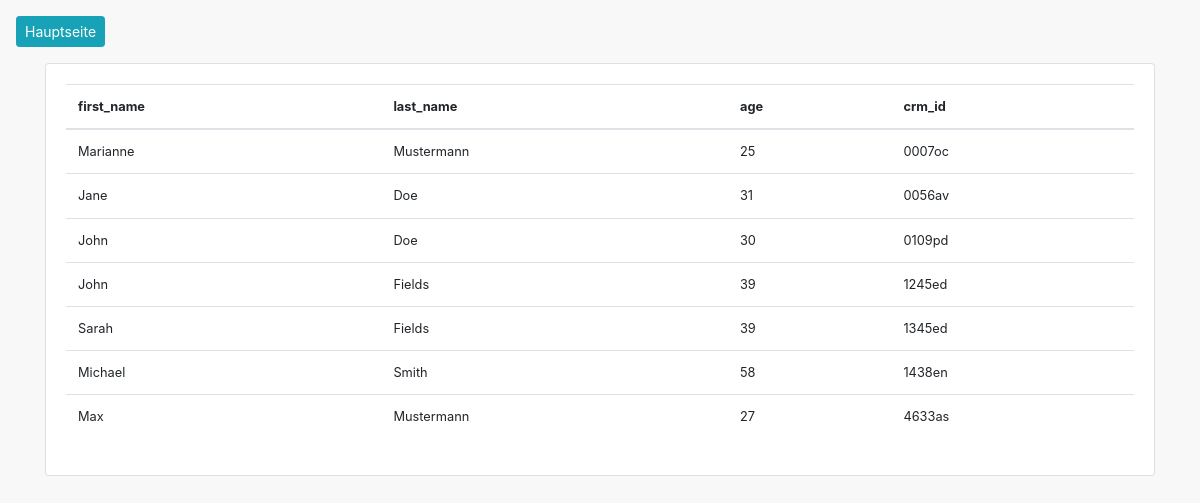
Page /list/ on the committed database.
### app_bauabrechnung/models.py (models this page shows, shortened)
class Coworker(models.Model):
    first_name = models.CharField(max_length=50, null=True, blank=True)
    last_name = models.CharField(max_length=50, null=True, blank=True)
    age = models.IntegerField(null=True, blank=True)
    crm_id = models.CharField(max_length=50, null=True, blank=True)

### app_bauabrechnung/views.py (the view)
# urls.py: path('list/', views.overview, name="Overview"),
def overview(request):
    qs = Coworker.objects.all()
    context = {'qs': qs}
    return render(request, 'app_bauabrechnung/list.html', context)

### app_bauabrechnung/templates/app_bauabrechnung/list.html (shortened to what this page needs)
{% extends 'app_bauabrechnung/base.html' %}
{% block content %}
<div class="button-list">
    <button class="btn btn-info btn-sm">
        <a href="{% url 'Main' %}">Hauptseite</a>
    </button>
</div>
<div class="container">
    <div class="card">
        <div class="card-body">
            <table class="table table-hover">
                <thead>
                    <tr>
                        <th scope="col">first_name</th>
                        <th scope="col">last_name</th>
                        <th scope="col">age</th>
                        <th scope="col">crm_id</th>
                    </tr>
                </thead>
                <tbody>
                    {% for item in qs %}
                        <tr>
                            <td>{{ item.first_name }}</td>
                            <td>{{ item.last_name }}</td>
                            <td>{{ item.age }}</td>
                            <td>{{ item.crm_id }}</td>
                        </tr>
                    {% endfor %}
                </tbody>
            </table>
        </div>
    </div>
</div>
{% endblock content %}

### app_bauabrechnung/templates/app_bauabrechnung/base.html (shortened to what this page needs)
<!doctype html>
<html lang="en">
    <head>
        <link rel="stylesheet" href="https://cdn.jsdelivr.net/npm/bootstrap@4.6.0/dist/css/bootstrap.min.css">
    </head>
    <body>
        {% block content %}{% endblock content %}
    </body>
</html>

### rows in the picture
Coworker: first_name "Marianne", last_name "Mustermann", age "25", crm_id "0007oc"
Coworker: first_name "Jane", last_name "Doe", age "31", crm_id "0056av"
Coworker: first_name "John", last_name "Doe", age "30", crm_id "0109pd"
Coworker: first_name "John", last_name "Fields", age "39", crm_id "1245ed"
Coworker: first_name "Sarah", last_name "Fields", age "39", crm_id "1345ed"
Coworker: first_name "Michael", last_name "Smith", age "58", crm_id "1438en"
Coworker: first_name "Max", last_name "Mustermann", age "27", crm_id "4633as"
